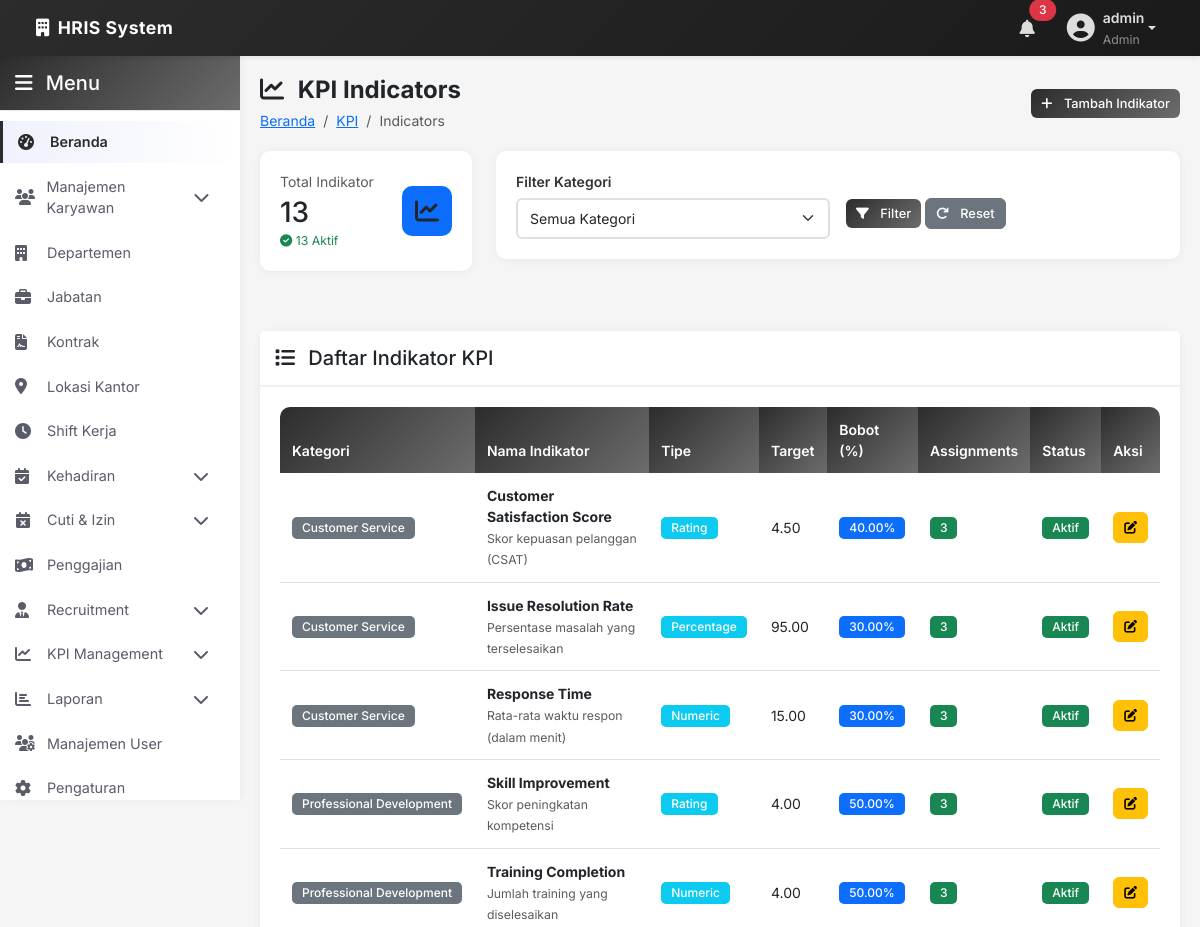
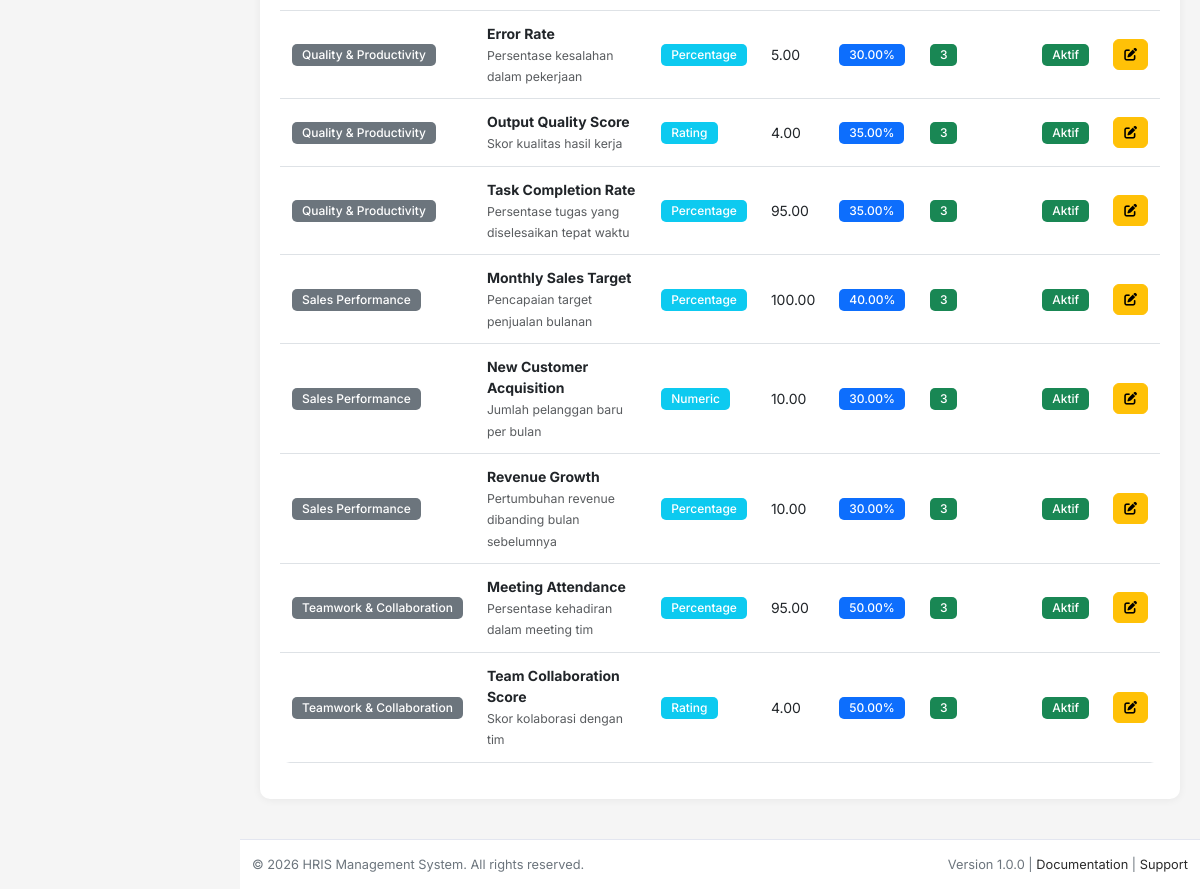
/admin/kpi/indicators/index.php (signed in), run on the app's committed database (2 pictures, top to bottom).
### tables this page shows
CREATE TABLE `kpi_indicators` (
  `id` int(11) NOT NULL,
  `category_id` int(11) NOT NULL,
  `indicator_name` varchar(200) NOT NULL,
  `description` text DEFAULT NULL,
  `measurement_type` enum('Numeric','Percentage','Rating','Boolean') DEFAULT 'Numeric',
  `target_value` decimal(10,2) DEFAULT 0.00,
  `weight` decimal(5,2) DEFAULT 0.00 COMMENT 'Weight within category (0-100)',
  `is_active` tinyint(1) DEFAULT 1,
  `created_at` timestamp NOT NULL DEFAULT current_timestamp(),
  `updated_at` timestamp NOT NULL DEFAULT current_timestamp() ON UPDATE current_timestamp()
);

CREATE TABLE `kpi_categories` (
  `id` int(11) NOT NULL,
  `category_name` varchar(100) NOT NULL,
  `description` text DEFAULT NULL,
  `weight` decimal(5,2) DEFAULT 0.00 COMMENT 'Weight in percentage (0-100)',
  `is_active` tinyint(1) DEFAULT 1,
  `created_at` timestamp NOT NULL DEFAULT current_timestamp(),
  `updated_at` timestamp NOT NULL DEFAULT current_timestamp() ON UPDATE current_timestamp()
);

### admin/kpi/indicators/index.php (the view, shortened to what this page needs)
<?php
include __DIR__ . '/../../includes/header.php';
include __DIR__ . '/../../includes/sidebar.php';
try {
    $where = "1=1";
    $params = [];
    $indicatorsStmt = $pdo->prepare("SELECT
        ki.*,
        kc.category_name,
        kc.weight as category_weight,
        COUNT(DISTINCT eka.id) as assignment_count
        FROM kpi_indicators ki
        LEFT JOIN kpi_categories kc ON ki.category_id = kc.id
        LEFT JOIN employee_kpi_assignments eka ON ki.id = eka.indicator_id
        WHERE $where
        GROUP BY ki.id
        ORDER BY kc.category_name, ki.indicator_name");
    $indicatorsStmt->execute($params);
    $indicators = $indicatorsStmt->fetchAll();
    $statsStmt = $pdo->query("SELECT
        COUNT(*) as total_indicators,
        SUM(CASE WHEN is_active = 1 THEN 1 ELSE 0 END) as active_indicators,
        COUNT(DISTINCT category_id) as categories_used
        FROM kpi_indicators");
    $stats = $statsStmt->fetch();
} catch (PDOException $e) {
    error_log("Error fetching KPI indicators: " . $e->getMessage());
    $indicators = [];
    $categories = [];
    $stats = [];
}
?>
<div class="page-header">
    <div class="row align-items-center">
        <div class="col-md-6">
            <h1><i class="fas fa-chart-line me-2"></i> KPI Indicators</h1>
            <nav aria-label="breadcrumb">
                <ol class="breadcrumb">
                    <li class="breadcrumb-item"><a href="/hrm/admin/index.php">Beranda</a></li>
                    <li class="breadcrumb-item"><a href="/hrm/admin/kpi/dashboard.php">KPI</a></li>
                    <li class="breadcrumb-item active">Indicators</li>
                </ol>
            </nav>
        </div>
        <div class="col-md-6 text-md-end">
            <button class="btn btn-primary btn-sm" data-bs-toggle="modal" data-bs-target="#addIndicatorModal">
                <i class="fas fa-plus me-2"></i> Tambah Indikator
            </button>
        </div>
    </div>
</div>
<div class="row mb-4">
    <div class="col-lg-3 col-md-6 mb-3">
        <div class="card fade-in">
            <div class="card-body">
                <div class="d-flex justify-content-between align-items-center">
                    <div>
                        <p class="text-muted mb-1">Total Indikator</p>
                        <h3 class="mb-0"><?php echo $stats['total_indicators'] ?? 0; ?></h3>
                        <small class="text-success">
                            <i class="fas fa-check-circle"></i> <?php echo $stats['active_indicators'] ?? 0; ?> Aktif
                        </small>
                    </div>
                    <div class="stats-icon bg-primary">
                        <i class="fas fa-chart-line"></i>
                    </div>
                </div>
            </div>
        </div>
    </div>
    <div class="col-lg-9 mb-3">
        <div class="card fade-in">
            <div class="card-body">
                <form method="GET" class="row g-3">
                    <div class="col-md-6">
                        <label class="form-label">Filter Kategori</label>
                        <select name="category" class="form-select form-select-sm">
                            <option value="">Semua Kategori</option>
                        </select>
                    </div>
                    <div class="col-md-6">
                        <label class="form-label">&nbsp;</label>
                        <div>
                            <button type="submit" class="btn btn-primary btn-sm">
                                <i class="fas fa-filter me-2"></i> Filter
                            </button>
                            <a href="/hrm/admin/kpi/indicators/" class="btn btn-secondary btn-sm">
                                <i class="fas fa-redo me-2"></i> Reset
                            </a>
                        </div>
                    </div>
                </form>
            </div>
        </div>
    </div>
</div>
<div class="row">
    <div class="col-12">
        <div class="card fade-in">
            <div class="card-header">
                <h5 class="mb-0">
                    <i class="fas fa-list me-2"></i> Daftar Indikator KPI
                </h5>
            </div>
            <div class="card-body">
                <div class="table-responsive">
                    <table id="indicatorsTable" class="table table-hover">
                        <thead>
                            <tr>
                                <th>Kategori</th>
                                <th>Nama Indikator</th>
                                <th>Tipe</th>
                                <th>Target</th>
                                <th>Bobot (%)</th>
                                <th>Assignments</th>
                                <th>Status</th>
                                <th>Aksi</th>
                            </tr>
                        </thead>
                        <tbody>
                            <?php foreach ($indicators as $ind): ?>
                                <tr>
                                    <td>
                                        <span class="badge bg-secondary"><?php echo htmlspecialchars($ind['category_name']); ?></span>
                                    </td>
                                    <td>
                                        <strong><?php echo htmlspecialchars($ind['indicator_name']); ?></strong><br>
                                        <small class="text-muted"><?php echo htmlspecialchars(substr($ind['description'] ?? '', 0, 50)); ?></small>
                                    </td>
                                    <td>
                                        <span class="badge bg-info"><?php echo $ind['measurement_type']; ?></span>
                                    </td>
                                    <td><?php echo $ind['target_value']; ?></td>
                                    <td>
                                        <span class="badge bg-primary"><?php echo $ind['weight']; ?>%</span>
                                    </td>
                                    <td>
                                        <span class="badge bg-success"><?php echo $ind['assignment_count']; ?></span>
                                    </td>
                                    <td>
                                        <span class="badge <?php echo $ind['is_active'] ? 'bg-success' : 'bg-secondary'; ?>">
                                            <?php echo $ind['is_active'] ? 'Aktif' : 'Nonaktif'; ?>
                                        </span>
                                    </td>
                                    <td>
                                        <button onclick='editIndicator(<?php echo json_encode($ind); ?>)'
                                                class="btn btn-sm btn-warning" data-bs-toggle="tooltip" title="Edit">
                                            <i class="fas fa-edit"></i>
                                        </button>
                                    </td>
                                </tr>
                            <?php endforeach; ?>
                        </tbody>
                    </table>
                </div>
            </div>
        </div>
    </div>
</div>
<?php include __DIR__ . '/../../includes/footer.php'; ?>

### assets/css/style.css (style rules this page uses)
:root { --primary-color: #2c2c2c; --primary-dark: #1a1a1a; --primary-light: #404040; --secondary-color: #6c6c6c; --success-color: #4a4a4a; --danger-color: #3a3a3a; --warning-color: #5a5a5a; --info-color: #505050; --light-bg: #f8f9fa; --dark-bg: #2c2c2c; --border-color: #dee2e6; --text-primary: #212529; --text-secondary: #6c757d; --text-muted: #adb5bd; --sidebar-width: 240px; --navbar-height: 56px; --transition: all 0.3s ease; }
* { margin: 0; padding: 0; box-sizing: border-box; }
body { font-family: 'Inter', 'Segoe UI', Tahoma, Geneva, Verdana, sans-serif; background-color: #f5f5f5; color: var(--text-primary); font-size: 0.875rem; line-height: 1.5; }
.page-header { margin-bottom: 20px; }
.page-header h1 { font-size: 1.5rem; font-weight: 700; color: var(--dark-color); margin-bottom: 5px; }
.breadcrumb { background: transparent; padding: 0; margin: 0; }
.card { border: none; border-radius: 10px; box-shadow: 0 1px 8px rgba(0, 0, 0, 0.06); margin-bottom: 20px; transition: transform 0.3s ease, box-shadow 0.3s ease; }
.card-header { background-color: white; border-bottom: 2px solid #f0f0f0; padding: 15px; font-weight: 600; font-size: 1rem; }
.card-body { padding: 20px; }
.stats-icon { width: 50px; height: 50px; border-radius: 10px; display: flex; align-items: center; justify-content: center; font-size: 1.5rem; }
.btn { border-radius: 6px; padding: 8px 16px; font-weight: 500; font-size: 0.875rem; transition: all 0.3s ease; }
.btn-primary { background: linear-gradient(135deg, var(--primary-color), var(--secondary-color)); border: none; }
.btn-sm { padding: 5px 10px; font-size: 0.8rem; }
.table { background: white; border-radius: 10px; overflow: hidden; font-size: 0.875rem; }
.table thead th { background: linear-gradient(135deg, var(--primary-color), var(--secondary-color)); color: white; font-weight: 600; border: none; padding: 12px; font-size: 0.875rem; }
.table tbody td { padding: 12px; vertical-align: middle; }
.table tbody tr { transition: background-color 0.2s ease; }
.badge { padding: 5px 10px; border-radius: 5px; font-weight: 500; font-size: 0.75rem; }
.form-label { font-weight: 600; color: #333; margin-bottom: 6px; font-size: 0.875rem; }
.form-control, .form-select { border: 2px solid #e0e0e0; border-radius: 6px; padding: 8px 12px; font-size: 0.875rem; transition: all 0.3s ease; }
.fade-in { animation: fadeIn 0.5s ease-out; }

### data on the page
kpi_indicators: category.category_name "Customer Service", indicator_name "Customer Satisfaction Score", description "Skor kepuasan pelanggan (CSAT)", measurement_type "Rating", target_value "4.50", weight "40.00", assignment_count "3", is_active "Aktif"
kpi_indicators: category.category_name "Customer Service", indicator_name "Issue Resolution Rate", description "Persentase masalah yang terselesaikan", measurement_type "Percentage", target_value "95.00", weight "30.00", assignment_count "3", is_active "Aktif"
kpi_indicators: category.category_name "Customer Service", indicator_name "Response Time", description "Rata-rata waktu respon (dalam menit)", measurement_type "Numeric", target_value "15.00", weight "30.00", assignment_count "3", is_active "Aktif"
kpi_indicators: category.category_name "Professional Development", indicator_name "Skill Improvement", description "Skor peningkatan kompetensi", measurement_type "Rating", target_value "4.00", weight "50.00", assignment_count "3", is_active "Aktif"
kpi_indicators: category.category_name "Professional Development", indicator_name "Training Completion", description "Jumlah training yang diselesaikan", measurement_type "Numeric", target_value "4.00", weight "50.00", assignment_count "3", is_active "Aktif"
kpi_indicators: category.category_name "Quality & Productivity", indicator_name "Error Rate", description "Persentase kesalahan dalam pekerjaan", measurement_type "Percentage", target_value "5.00", weight "30.00", assignment_count "3", is_active "Aktif"
kpi_indicators: category.category_name "Quality & Productivity", indicator_name "Output Quality Score", description "Skor kualitas hasil kerja", measurement_type "Rating", target_value "4.00", weight "35.00", assignment_count "3", is_active "Aktif"
kpi_indicators: category.category_name "Quality & Productivity", indicator_name "Task Completion Rate", description "Persentase tugas yang diselesaikan tepat waktu", measurement_type "Percentage", target_value "95.00", weight "35.00", assignment_count "3", is_active "Aktif"
kpi_indicators: category.category_name "Sales Performance", indicator_name "Monthly Sales Target", description "Pencapaian target penjualan bulanan", measurement_type "Percentage", target_value "100.00", weight "40.00", assignment_count "3", is_active "Aktif"
kpi_indicators: category.category_name "Sales Performance", indicator_name "New Customer Acquisition", description "Jumlah pelanggan baru per bulan", measurement_type "Numeric", target_value "10.00", weight "30.00", assignment_count "3", is_active "Aktif"
kpi_indicators: category.category_name "Sales Performance", indicator_name "Revenue Growth", description "Pertumbuhan revenue dibanding bulan sebelumnya", measurement_type "Percentage", target_value "10.00", weight "30.00", assignment_count "3", is_active "Aktif"
kpi_indicators: category.category_name "Teamwork & Collaboration", indicator_name "Meeting Attendance", description "Persentase kehadiran dalam meeting tim", measurement_type "Percentage", target_value "95.00", weight "50.00", assignment_count "3", is_active "Aktif"
kpi_indicators: category.category_name "Teamwork & Collaboration", indicator_name "Team Collaboration Score", description "Skor kolaborasi dengan tim", measurement_type "Rating", target_value "4.00", weight "50.00", assignment_count "3", is_active "Aktif"

### other printed values
$_SESSION['username'] "admin"
$_SESSION['role'] "Admin"
$stats['total_indicators'] "13"
$stats['active_indicators'] "13"
